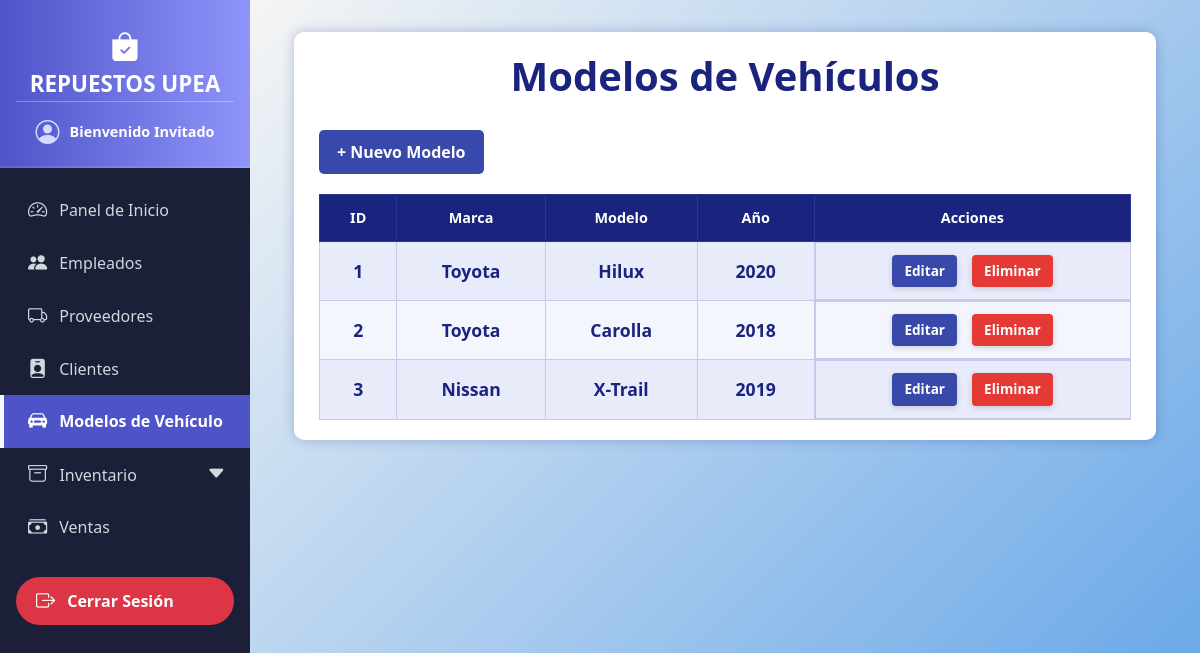
/modelos_vehiculos/, run on an earlier commit of the app's database.
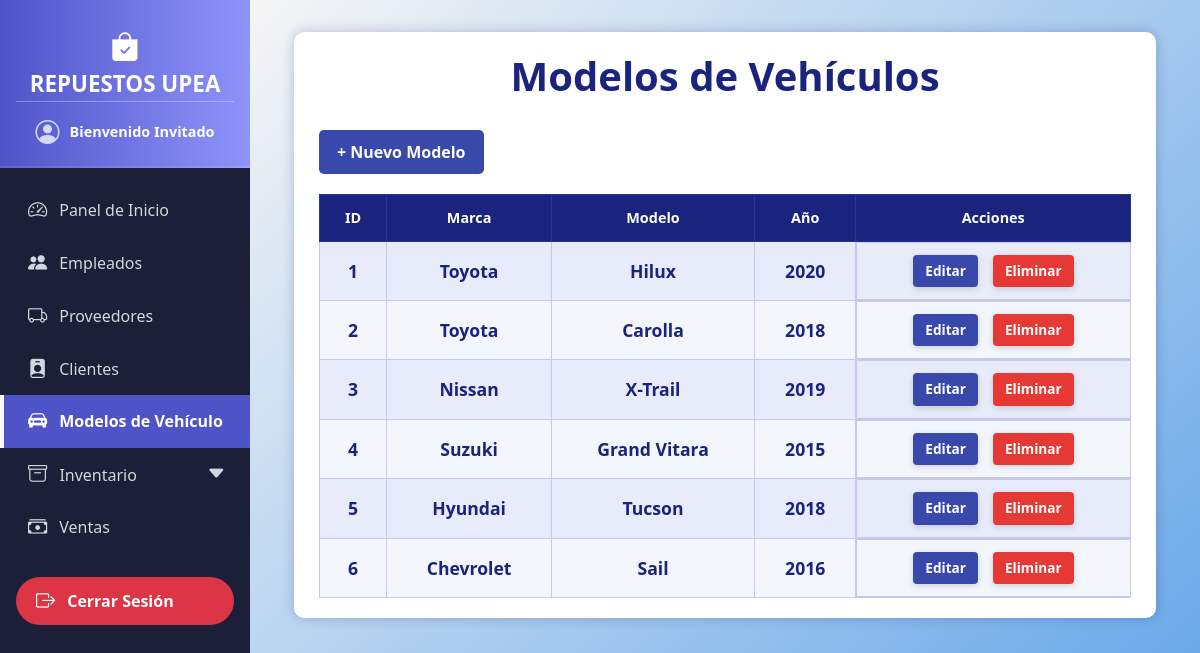
And on a later commit of the database.
### models/modelo_vehiculo_model.py (models this page shows, shortened)
class ModeloVehiculo(db.Model):
    __tablename__ = "modelos_vehiculos"
    id = db.Column(db.Integer, primary_key=True)
    marca = db.Column(db.String(50), nullable=False)
    modelo = db.Column(db.String(50), nullable=False)
    anio = db.Column(db.Integer, nullable=False)
    ventas = db.relationship("Venta", back_populates="modelo_vehiculo")
    @staticmethod
    def get_all():
        return ModeloVehiculo.query.all()

### controllers/modelo_vehiculo_controller.py (the view)
@modelo_vehiculo_bp.route('/')
def index():
    modelos = ModeloVehiculo.get_all()
    return render_template('modelos_vehiculos/index.html', modelos=modelos)

### run.py (called while the page is built)
@app.context_processor
def inject_active_path():
    def is_active(path):
        return 'active' if request.path == path else ''
    return dict(is_active=is_active)

### templates/modelos_vehiculos/index.html (shortened to what this page needs)
{% extends 'base.html' %}
{% block content %}
<div class="container">
  <h1>Modelos de Vehículos</h1>
  <a href="{{ url_for('modelo_vehiculo.create') }}" class="button">+ Nuevo Modelo</a>
  <table>
    <thead>
      <tr>
        <th>ID</th>
        <th>Marca</th>
        <th>Modelo</th>
        <th>Año</th>
        <th>Acciones</th>
      </tr>
    </thead>
    <tbody>
      {% for m in modelos %}
      <tr>
        <td>{{ m.id }}</td>
        <td>{{ m.marca }}</td>
        <td>{{ m.modelo }}</td>
        <td>{{ m.anio }}</td>
        <td class="actions">
          <a href="{{ url_for('modelo_vehiculo.edit', id=m.id) }}" class="edit">Editar</a>
          <a href="{{ url_for('modelo_vehiculo.delete', id=m.id) }}" class="delete" onclick="return confirm('¿Estás seguro de eliminar este modelo?');">Eliminar</a>
        </td>
      </tr>
      {% else %}
      <tr>
        <td colspan="5" style="color:#1a237e; font-style: italic;">No hay modelos registrados.</td>
      </tr>
      {% endfor %}
    </tbody>
  </table>
</div>
{% endblock %}

What changed in the data, as far as the page shows it:
added ModeloVehiculo: id "4", marca "Suzuki", modelo "Grand Vitara", anio "2015"
added ModeloVehiculo: id "5", marca "Hyundai", modelo "Tucson", anio "2018"
added ModeloVehiculo: id "6", marca "Chevrolet", modelo "Sail", anio "2016"
